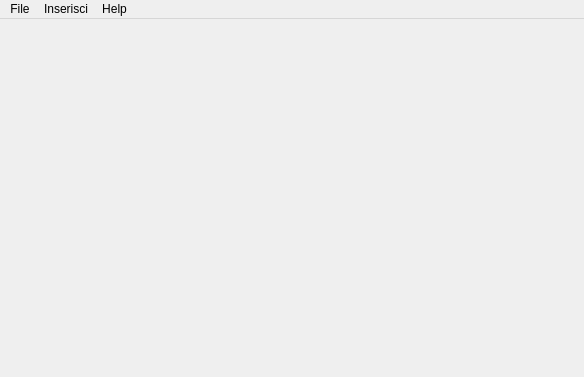
<?xml version="1.0" encoding="UTF-8"?>
<ui version="4.0">
 <class>MainWindow</class>
 <widget class="QMainWindow" name="MainWindow">
  <property name="geometry">
   <rect>
    <x>0</x>
    <y>0</y>
    <width>584</width>
    <height>377</height>
   </rect>
  </property>
  <property name="windowTitle">
   <string>Tesi Maker</string>
  </property>
  <widget class="QWidget" name="centralWidget">
   <layout class="QVBoxLayout" name="verticalLayout">
    <property name="spacing">
     <number>0</number>
    </property>
    <property name="leftMargin">
     <number>0</number>
    </property>
    <property name="topMargin">
     <number>0</number>
    </property>
    <property name="rightMargin">
     <number>0</number>
    </property>
    <property name="bottomMargin">
     <number>0</number>
    </property>
    <item>
     <widget class="QsciScintilla" name="textEdit">
      <property name="toolTip">
       <string/>
      </property>
      <property name="whatsThis">
       <string/>
      </property>
     </widget>
    </item>
   </layout>
  </widget>
  <widget class="QMenuBar" name="menuBar">
   <property name="geometry">
    <rect>
     <x>0</x>
     <y>0</y>
     <width>584</width>
     <height>25</height>
    </rect>
   </property>
   <property name="defaultUp">
    <bool>false</bool>
   </property>
   <widget class="QMenu" name="menuFile">
    <property name="title">
     <string>File</string>
    </property>
    <addaction name="actionNew"/>
    <addaction name="actionLoad"/>
    <addaction name="actionSave"/>
    <addaction name="separator"/>
    <addaction name="action_Genera"/>
    <addaction name="separator"/>
    <addaction name="actionQuit"/>
   </widget>
   <widget class="QMenu" name="menuHelp">
    <property name="title">
     <string>Help</string>
    </property>
    <addaction name="actionManual"/>
    <addaction name="separator"/>
    <addaction name="actionAbout"/>
   </widget>
   <widget class="QMenu" name="menuInsert">
    <property name="title">
     <string>Inserisci</string>
    </property>
    <widget class="QMenu" name="menuVisuals">
     <property name="title">
      <string>Visuali</string>
     </property>
     <addaction name="actionImage"/>
    </widget>
    <addaction name="menuVisuals"/>
   </widget>
   <addaction name="menuFile"/>
   <addaction name="menuInsert"/>
   <addaction name="menuHelp"/>
  </widget>
  <action name="actionNew">
   <property name="text">
    <string>Nuovo</string>
   </property>
  </action>
  <action name="actionLoad">
   <property name="text">
    <string>Carica</string>
   </property>
   <property name="shortcut">
    <string>Ctrl+L</string>
   </property>
  </action>
  <action name="actionSave">
   <property name="text">
    <string>Salva</string>
   </property>
   <property name="shortcut">
    <string>Ctrl+S</string>
   </property>
  </action>
  <action name="actionQuit">
   <property name="text">
    <string>Esci</string>
   </property>
  </action>
  <action name="actionManual">
   <property name="text">
    <string>Manuale</string>
   </property>
  </action>
  <action name="actionAbout">
   <property name="text">
    <string>About</string>
   </property>
  </action>
  <action name="action_Genera">
   <property name="text">
    <string>Genera</string>
   </property>
   <property name="shortcut">
    <string>Ctrl+G</string>
   </property>
  </action>
  <action name="actionImage">
   <property name="text">
    <string>Immagine</string>
   </property>
  </action>
 </widget>
 <layoutdefault spacing="6" margin="11"/>
 <customwidgets>
  <customwidget>
   <class>QsciScintilla</class>
   <extends>QFrame</extends>
   <header>Qsci/qsciscintilla.h</header>
  </customwidget>
 </customwidgets>
 <resources/>
 <connections/>
</ui>
